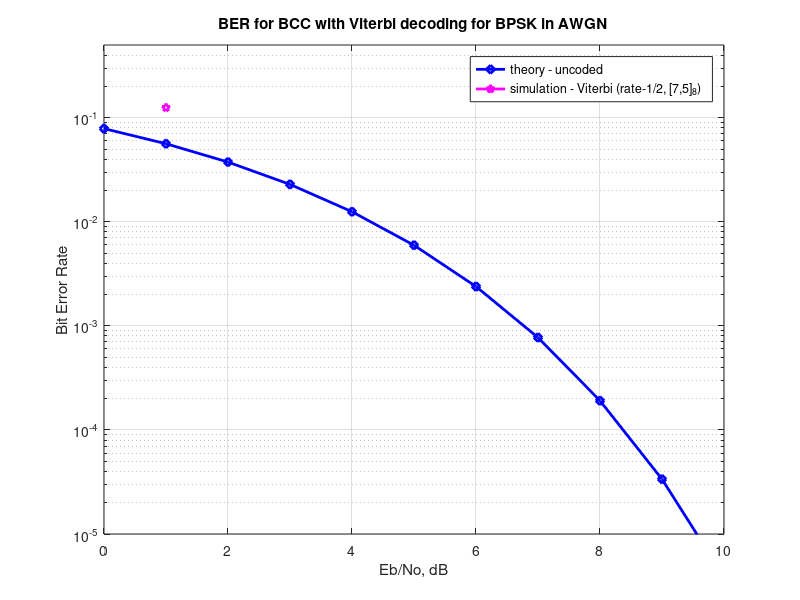

The MATLAB source for this figure:
clear
N = 16;% number of bits or symbols

Eb_N0_dB = [0:1:10]; % multiple Eb/N0 values
Ec_N0_dB = Eb_N0_dB - 10*log10(2);

ref = [0 0 ; 0 1; 1 0  ; 1 1 ];

ipLUT = [ 0   0   0   0;...
	  0   0   0   0;...
          1   1   0   0;...
	  0   0   1   1 ];

for yy = 1:length(Eb_N0_dB)

   % Transmitter
   ip = rand(1,N)>0.5; % generating 0,1 with equal probability

   % convolutional coding, rate - 1/2, generator polynomial - [7,5] octal
   cip1 = mod(conv(ip,[1 1 1 ]),2);
   cip2 = mod(conv(ip,[1 0 1 ]),2);
   cip = [cip1;cip2];
   cip = cip(:).';

   s = 2*cip-1; % BPSK modulation 0 -> -1; 1 -> 0 

   n = 1/sqrt(2)*[randn(size(cip)) + j*randn(size(cip))]; % white gaussian noise, 0dB variance 

   % Noise addition
   y = s + 10^(-Ec_N0_dB(yy)/20)*n; % additive white gaussian noise

   % receiver - hard decision decoding
   cipHat = real(y)>0;

   % Viterbi decoding
   pathMetric  = zeros(4,1);  % path metric
   survivorPath_v  = zeros(4,length(y)/2); % survivor path
   
   for ii = 1:length(y)/2
      r = cipHat(2*ii-1:2*ii); % taking 2 coded bits
      
      % computing the Hamming distance between ip coded sequence with [00;01;10;11]
      rv = kron(ones(4,1),r);
      hammingDist = sum(xor(rv,ref),2);
 

      if (ii == 1) || (ii == 2) 

         % branch metric and path metric for state 0
         bm1 = pathMetric(1,1) + hammingDist(1);
         pathMetric_n(1,1)  = bm1; 
         survivorPath(1,1)  = 1; 
 
         % branch metric and path metric for state 1
         bm1 = pathMetric(3,1) + hammingDist(3);
         pathMetric_n(2,1) = bm1;
         survivorPath(2,1)  = 3; 
         

         % branch metric and path metric for state 2
         bm1 = pathMetric(1,1) + hammingDist(4);
         pathMetric_n(3,1) = bm1;
         survivorPath(3,1)  = 1; 

         % branch metric and path metric for state 3
         bm1 = pathMetric(3,1) + hammingDist(2);
         pathMetric_n(4,1) = bm1;
         survivorPath(4,1)  = 3; 

      else
         % branch metric and path metric for state 0
         bm1 = pathMetric(1,1) + hammingDist(1);
         bm2 = pathMetric(2,1) + hammingDist(4);
         [pathMetric_n(1,1) idx] = min([bm1,bm2]);
         survivorPath(1,1)  = idx; 
 
         % branch metric and path metric for state 1
         bm1 = pathMetric(3,1) + hammingDist(3);
         bm2 = pathMetric(4,1) + hammingDist(2);
         [pathMetric_n(2,1) idx] = min([bm1,bm2]);
         survivorPath(2,1)  = idx+2; 

         % branch metric and path metric for state 2
         bm1 = pathMetric(1,1) + hammingDist(4);
         bm2 = pathMetric(2,1) + hammingDist(1);
         [pathMetric_n(3,1) idx] = min([bm1,bm2]);
         survivorPath(3,1)  = idx; 

         % branch metric and path metric for state 3
         bm1 = pathMetric(3,1) + hammingDist(2);
         bm2 = pathMetric(4,1) + hammingDist(3);
         [pathMetric_n(4,1) idx] = min([bm1,bm2]);
         survivorPath(4,1)  = idx+2; 

      end
   
   pathMetric = pathMetric_n; 
   survivorPath_v(:,ii) = survivorPath;

   end

   % trace back unit
   currState = 1;
   ipHat_v = zeros(1,length(y)/2);
   for jj = length(y)/2:-1:1
      prevState = survivorPath_v(currState,jj); 
      ipHat_v(jj) = ipLUT(currState,prevState);
      currState = prevState;
   end

   % counting the errors
   nErrViterbi(yy) = size(find([ip- ipHat_v(1:N)]),2);

end

simBer_Viterbi = nErrViterbi/N; % simulated ber - Viterbi decoding BER

theoryBer = 0.5*erfc(sqrt(10.^(Eb_N0_dB/10))); % theoretical ber uncoded AWGN

close all
figure
semilogy(Eb_N0_dB,theoryBer,'bd-','LineWidth',2);
hold on
semilogy(Eb_N0_dB,simBer_Viterbi,'mp-','LineWidth',2);
axis([0 10 10^-5 0.5])
grid on
legend('theory - uncoded', 'simulation - Viterbi (rate-1/2, [7,5]_8)');
xlabel('Eb/No, dB');
ylabel('Bit Error Rate');
title('BER for BCC with Viterbi decoding for BPSK in AWGN');

 



